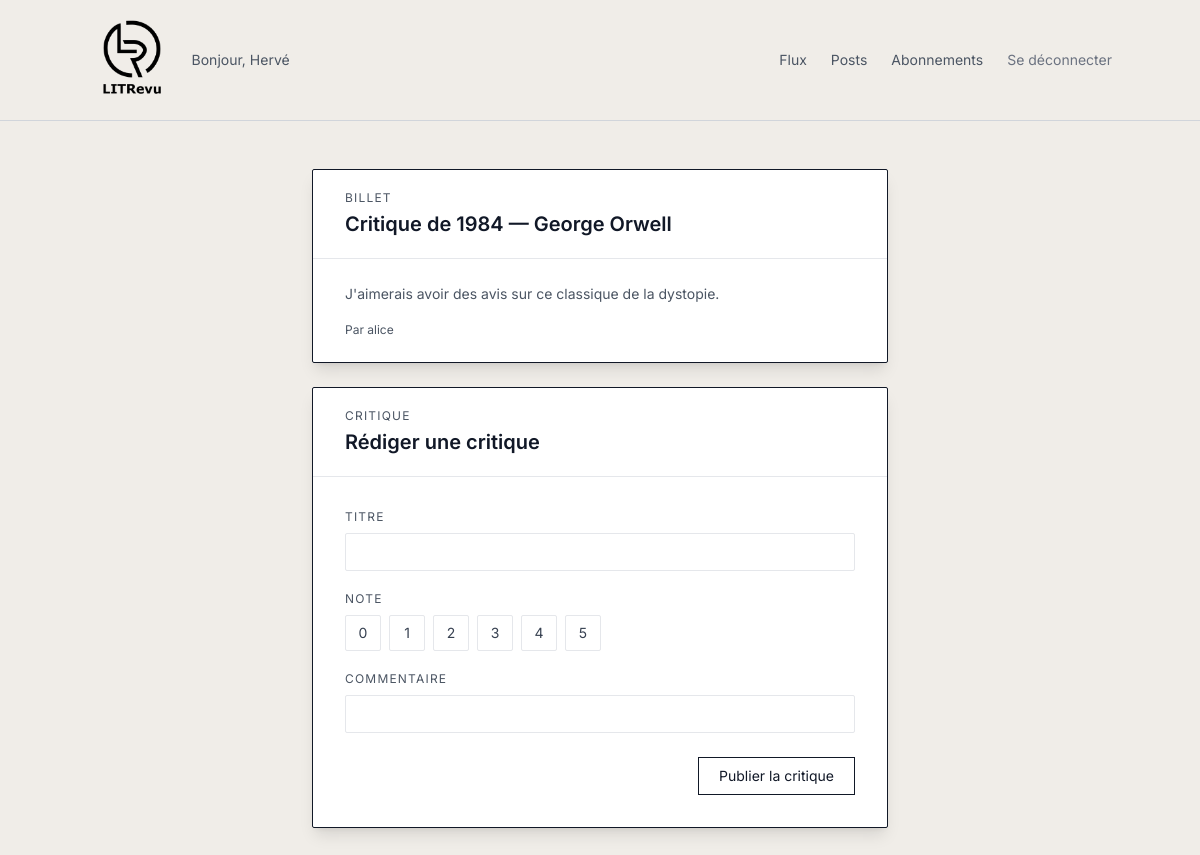
Screenshot of /review/create/24/ (signed in) with the database file from the repository.
### authentication/models.py (models this page shows)
class User(AbstractUser):
    pass

### blog/models.py (models this page shows)
class Ticket(models.Model):
    title = models.CharField(max_length=128)
    description = models.CharField(max_length=2048, blank=True)
    user = models.ForeignKey(to=settings.AUTH_USER_MODEL, on_delete=models.CASCADE)
    image = models.ImageField(null=True, blank=True)
    time_created = models.DateTimeField(auto_now_add=True)

### blog/views.py (the view, shortened to what this page needs)
# urls.py: path('review/create/<int:ticket_id>/', blog.views.CreateReviewView.as_view(), name='create_review'),
class CreateReviewView(LoginRequiredMixin, View):
    template_name = 'blog/review_ticket.html'
    form_class = forms.ReviewForm
    def get(self, request, ticket_id):
        reviewed_ticket_ids = Review.objects.filter(user=request.user).values_list('ticket_id', flat=True)
        if ticket_id in reviewed_ticket_ids:
            return redirect('feed')
        ticket = get_object_or_404(Ticket, id=ticket_id)
        form = self.form_class()
        return render(request, self.template_name, context={'form': form, 'ticket': ticket})

### blog/forms.py
class ReviewForm(forms.ModelForm):
    class Meta:
        model = Review
        fields = ['headline', 'rating', 'body']
        labels = {
            'headline': 'Titre',
            'rating': 'Note',
            'body': 'Commentaire',
        }
        widgets = {
            'rating': forms.RadioSelect(choices=[(i, i) for i in range(6)]),
        }

### templates/blog/review_ticket.html (shortened to what this page needs)
{% extends 'base.html' %}
{% load static %}
{% block content %}
<div class="flex justify-center px-4 py-12">
    <div class="w-full max-w-xl self-start space-y-6">
        <div class="bg-white border border-gray-900 shadow-lg rounded-sm">
            <div class="border-b border-gray-200 px-8 py-5">
                <p class="text-xs tracking-widest text-gray-600 uppercase mb-1">Billet</p>
                <h2 class="text-xl font-semibold text-gray-900">{{ ticket.title }}</h2>
            </div>
            <div class="px-8 py-6 space-y-4">
                {% if ticket.description %}
                <p class="text-sm text-gray-600 leading-relaxed">{{ ticket.description }}</p>
                {% endif %}
                <p class="text-xs text-gray-600">Par {{ ticket.user.username }}</p>
            </div>
        </div>
        <div class="bg-white border border-gray-900 shadow-lg rounded-sm">
            <div class="border-b border-gray-200 px-8 py-5">
                <p class="text-xs tracking-widest text-gray-600 uppercase mb-1">Critique</p>
                <h2 class="text-xl font-semibold text-gray-900">Rédiger une critique</h2>
            </div>
            <div class="px-8 py-8">
                <form method="post">
                    {% for field in form %}
                    <div class="mb-5">
                        <label for="{{ field.id_for_label }}" class="block text-xs tracking-widest text-gray-600 uppercase mb-2">
                            {{ field.label }}
                        </label>
                        {% if field.field.widget.input_type == 'textarea' %}
                        <textarea name="{{ field.html_name }}"
                                  id="{{ field.id_for_label }}"
                                  rows="4"
                                  class="w-full bg-transparent border border-gray-200 px-3 py-2 text-sm text-gray-900
                                         focus:outline-none focus:border-gray-900 transition-colors rounded-sm resize-none">{{ field.value|default:'' }}</textarea>
                        {% elif field.field.widget.input_type == 'radio' %}
                        <div class="flex gap-2">
                            {% for radio in field %}
                            <label for="{{ radio.id_for_label }}"
                                   class="cursor-pointer flex items-center justify-center w-9 h-9 border border-gray-200 text-sm text-gray-700 hover:border-gray-900 transition-colors has-[:checked]:bg-gray-900 has-[:checked]:text-white has-[:checked]:border-gray-900 rounded-sm">
                                <span class="sr-only">{{ radio.tag }}</span>{{ radio.choice_label }}
                            </label>
                            {% endfor %}
                        </div>
                        {% else %}
                        <input type="{{ field.field.widget.input_type }}"
                               name="{{ field.html_name }}"
                               id="{{ field.id_for_label }}"
                               class="w-full bg-transparent border border-gray-200 px-3 py-2 text-sm text-gray-900
                                      focus:outline-none focus:border-gray-900 transition-colors rounded-sm">
                        {% endif %}
                    </div>
                    {% endfor %}
                    <div class="flex justify-end mt-6">
                        <button type="submit"
                            class="border border-gray-900 text-gray-900 text-sm px-5 py-2 hover:bg-gray-900 hover:text-white transition-colors">
                            Publier la critique
                        </button>
                    </div>
                </form>
            </div>
        </div>
    </div>
</div>
{% endblock %}

### templates/base.html (shortened to what this page needs)
{% load static %}
<!DOCTYPE html>
<html lang="fr">
<head>
    <script src="https://cdn.tailwindcss.com"></script>
</head>
<body class="bg-cream text-gray-900 min-h-screen flex flex-col" style="background-color: #f0ede8;">
<header class="border-b border-gray-300 px-6 py-3">
    <div class="max-w-5xl mx-auto flex items-center justify-between">
        <div class="flex items-center gap-4">
            <a href="/"><img src="{% static 'logo.png' %}" alt="LITRevu" class="h-24"></a>
            {% if user.is_authenticated %}
            <span class="text-sm text-gray-600">Bonjour, {{ user.username }}</span>
            {% endif %}
        </div>
        {% if user.is_authenticated %}
        <nav class="flex items-center gap-6">
            <a href="{% url 'feed' %}" class="text-sm text-gray-600 hover:text-gray-900 transition-colors">Flux</a>
            <a href="{% url 'posts' %}" class="text-sm text-gray-600 hover:text-gray-900 transition-colors">Posts</a>
            <a href="{% url 'subscriptions' %}" class="text-sm text-gray-600 hover:text-gray-900 transition-colors">Abonnements</a>
            <form method="post" action="{% url 'logout' %}" class="inline-flex items-center">
                <button type="submit" class="text-sm text-gray-500 hover:text-gray-900 transition cursor-pointer bg-transparent border-none p-0 leading-none">
                    Se déconnecter
                </button>
            </form>
        </nav>
        {% endif %}
    </div>
</header>
<div class="max-w-5xl mx-auto w-full flex-1 flex flex-col">
<main id="main-content" class="flex-1 w-full">
    {% block content %}{% endblock %}
</main>
</div>
</body>
</html>

### rows the page displays
User: username "Hervé"
Ticket: title "Critique de 1984 — George Orwell", description "J'aimerais avoir des avis sur ce classique de la dystopie.", user.username "alice"

### other values shown
{{ field.label }} "TITRE" "NOTE" "COMMENTAIRE"
{{ radio.choice_label }} "0" "1" "2" "3" "4" "5"
